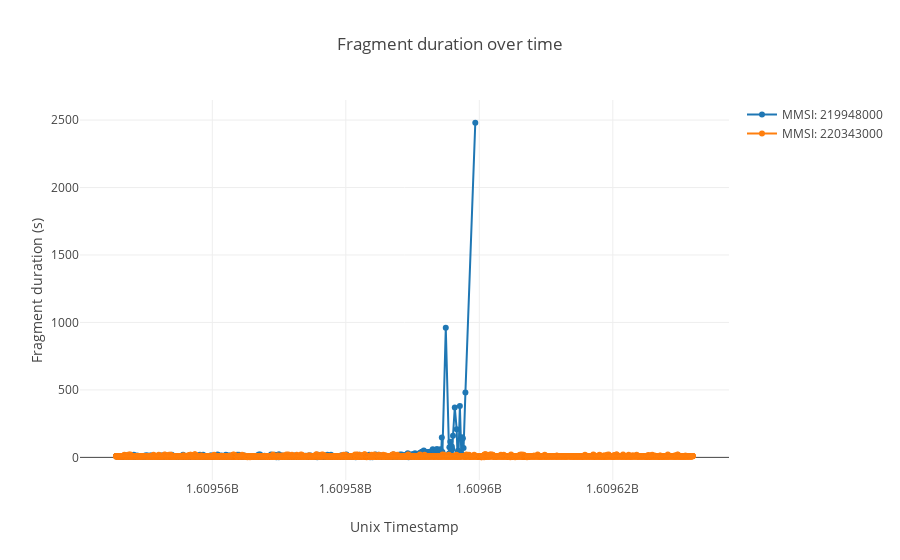

This figure's notebook cell:
### Markdown cell above
We can display for each vessel the evolution of fragment duration (time between AIS messages) over time. Here one of the vessel is very regular (around 10 seconds) while the other has small gaps in its ais message emission :

### Code cell
val (x1, y1) = visibility_data.filter(col("MMSI") === 219948000).sort("arlas_timestamp").select("arlas_timestamp","arlas_track_duration_s").collect.map(r=>(r(0).toString.toInt, r(1).toString.toFloat)).toList.unzip
val (x2, y2) = visibility_data.filter(col("MMSI") === 220343000).sort("arlas_timestamp").select("arlas_timestamp","arlas_track_duration_s").collect.map(r=>(r(0).toString.toInt, r(1).toString.toFloat)).toList.unzip
Seq(Scatter(x1, y1,name="MMSI: 219948000", mode = ScatterMode(ScatterMode.Markers,ScatterMode.Lines)),
    Scatter(x2, y2,name="MMSI: 220343000", mode = ScatterMode(ScatterMode.Markers,ScatterMode.Lines))
   ).plot(div="Duration",
          layout=Layout(title="Fragment duration over time",
                        xaxis=Axis("Unix Timestamp"),
                        yaxis=Axis("Fragment duration (s)")))

### Figure 1 — Plotly figure (JSON) as saved in the notebook; plotly's stock layout.template omitted (floating-point values rounded to 4 significant figures; data arrays with more than 128 entries replaced by an {"elided": "..."} marker saying what was removed)
{"data": [{"mode": "markers+lines", "name": "MMSI: 219948000", "type": "scatter", "x": {"elided": "4958 int values"}, "y": {"elided": "4958 int values"}}, {"mode": "markers+lines", "name": "MMSI: 220343000", "type": "scatter", "x": {"elided": "9181 int values"}, "y": {"elided": "9181 int values"}}], "layout": {"title": "Fragment duration over time", "xaxis": {"title": "Unix Timestamp"}, "yaxis": {"title": "Fragment duration (s)"}}}
